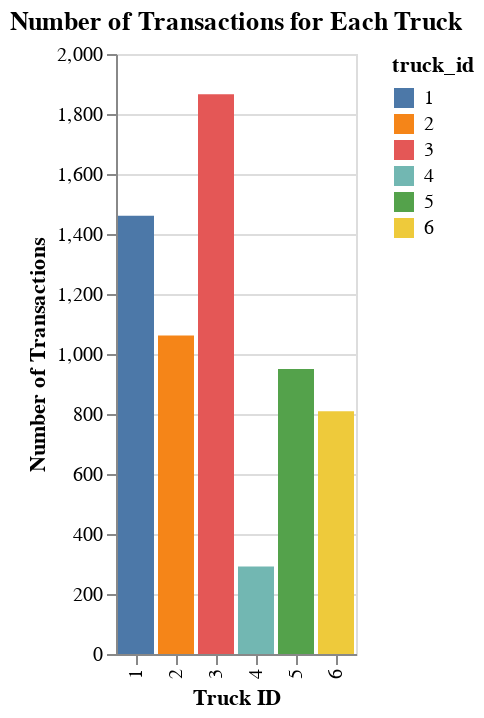

Notebook cell for this chart:
### Code cell
count_transaction_per_truck = cleaned_data.groupby(
    "truck_id"
)["total"].count().reset_index()

count_transaction_per_truck.columns = ["truck_id", "count_transaction"]

chart = alt.Chart(count_transaction_per_truck).mark_bar().encode(
    x=alt.X("truck_id:O", title="Truck ID"),
    y=alt.Y("count_transaction:Q", title="Number of Transactions"),
    color="truck_id:N"
).properties(
    title="Number of Transactions for Each Truck"
)

chart

### Figure 1 — Vega-Lite specification as saved in the notebook (floating-point values rounded to 4 significant figures)
{"config": {"view": {"continuousWidth": 300, "continuousHeight": 300}}, "data": {"name": "data-f55c1f9969c87650b6e7637723fc6326"}, "mark": {"type": "bar"}, "encoding": {"color": {"field": "truck_id", "type": "nominal"}, "x": {"field": "truck_id", "title": "Truck ID", "type": "ordinal"}, "y": {"field": "count_transaction", "title": "Number of Transactions", "type": "quantitative"}}, "title": "Number of Transactions for Each Truck", "$schema": "https://vega.github.io/schema/vega-lite/v5.20.1.json", "datasets": {"data-f55c1f9969c87650b6e7637723fc6326": [{"truck_id": 1, "count_transaction": 1461}, {"truck_id": 2, "count_transaction": 1062}, {"truck_id": 3, "count_transaction": 1866}, {"truck_id": 4, "count_transaction": 292}, {"truck_id": 5, "count_transaction": 950}, {"truck_id": 6, "count_transaction": 809}]}}
